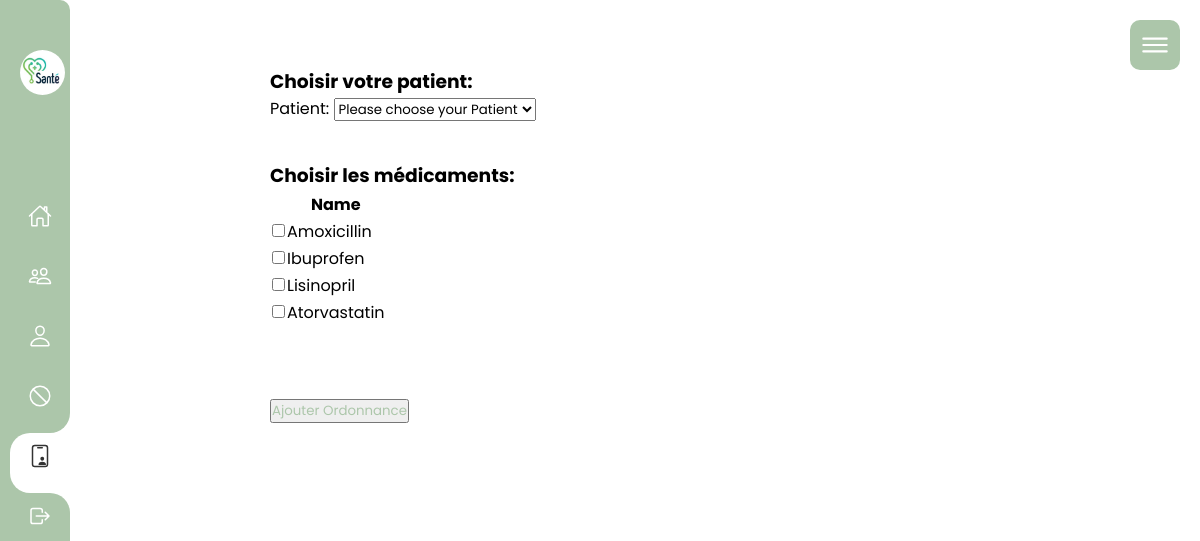
Screenshot of /addOrd.php with the database file from the repository.
### tables this page shows
CREATE TABLE `medicament` (
  `id_med` int(11) NOT NULL,
  `nom` text NOT NULL,
  `dosage` text NOT NULL,
  `code` text NOT NULL
);

### medicamentDAO.php (called while the page is built, shortened)
<?php
require_once("medicament.php");
class medicamentDAO {
	static function getPDO(){
		return new PDO("mysql:host=localhost;dbname=lifesaver","root","");
	}
    public static function listeMedicaments() {
		$pdo=medicamentDAO::getPDO();
		$res=$pdo->prepare("SELECT * FROM medicament;");
		$res->execute();
		$lst=[];
		while($ligne=$res->fetch()){
			$lst[]=new Medicament($ligne["id_med"], $ligne["nom"], $ligne["dosage"], $ligne["code"]);
		}
		return $lst;    }
}
?>

### medicament.php (called while the page is built, shortened)
<?php
require_once("medicamentDAO.php");
class Medicament {
    private $id_med;
    private $nom;
    public function __construct($id_med, $nom, $dosage, $code) {
        $this->id_med = $id_med;
        $this->nom = $nom;
    }
    public function __get($prop) {
        switch ($prop) {
            case 'id_med': return $this->id_med;
            case 'nom': return $this->nom;
        }
    }
    public static function listeMedicaments() {
        return medicamentDAO::listeMedicaments();
    }
}
?>

### addOrd.php (the view, shortened to what this page needs)
<!DOCTYPE html>
<html lang="en">
<head>
    <link rel="stylesheet" href="https://cdn.jsdelivr.net/npm/bootstrap-icons@1.11.1/font/bootstrap-icons.css">
    <link rel="stylesheet" type="text/css" href="page1.css">
</head>
<body>
    <div class="navigation">
        <ul>
            <li><a href="#" class="logo">
                <img src="logoSanté.png">
              </a></li>
            <li class="list ">
                <a href="page1.php"   >
                    <span class="icon"><ion-icon name="home-outline"></ion-icon></span>
                </a>
            </li>
            <li class="list ">
                <a href="patient.php" >
                    <span class="icon"><ion-icon name="people-outline"></ion-icon></span>
                </a>
            </li>
            <li class="list">
                <a href="medecin.php" >
                    <span class="icon"><ion-icon name="person-outline"></ion-icon></span>
                </a>
            </li>
            <li class="list">
                <a href="Medication.php" >
                    <span class="icon"><ion-icon name="ban-outline"></ion-icon></span>
                </a>
            </li>
            <li class="list active">
                <b></b>
                <b></b>
                <a href="ordonnance.php" >
                    <span class="icon"><ion-icon name="id-card-outline"></ion-icon></span>
                </a>
            </li>
            <li class="list">
                <a  href="logout.php">
                    <span class="icon"><ion-icon name="log-out-outline"></ion-icon></span>
                </a>
            </li>
        </ul>
    </div>
<div class="main">
   <div class="topbar">
    <div class="toggle">
        <ion-icon name="menu-outline" class="open"></ion-icon>
    </div>
    <?php
require_once("medicament.php");
$medications = Medicament::listeMedicaments();
 ?>
<div class="medicament">
<form action="ajouterOrdonnance.php" method="POST">
        <h3 class="patient">Choisir votre patient:</h3>
        <label class="patient">Patient:</label>
        <select class="patient" name="patient_id" id="patient_id">
            <option value="">Please choose your Patient</option>
        </select>
        <br>
        <table class="table">
        <h3 class="med">Choisir les médicaments:</h3>
            <thead class="med">
                <tr>
                    <th class="column" scope="col"></th>
                    <th  class="column" scope="col">Name</th>
                </tr>
            </thead>
            <tbody class="med">
                <?php
                foreach ($medications as $medication) {
                ?>
                    <tr>
                        <td>
                            <input  type="checkbox" name="medication[]" value="<?= $medication->id_med ?>">
                        </td>
                        <td class="name-cell"><?= $medication->nom ?></td>
                    </tr>
                <?php
                }
                ?>
            </tbody>
        </table>
    </form>
<button id="submit" type="button" value="Ajouter Ordonnance" name="submit"> Ajouter Ordonnance</button>
</div>
    </div>
</div>
</body>
</html>

### page1.css (style rules this page uses)
* { margin: 0; padding: 0; box-sizing: border-box; font-family: 'Poppins',sans-serif; }
body { min-height: 100vh; background: #fff; }
.navigation { position: fixed; top: 0px; left: 0px; bottom: 0px; width: 65px; border-top-right-radius: 10px; box-sizing: initial; border-left: 5px solid #acc6aa ; background: #acc6aa; transition: width 0.5s; overflow: hidden; }
.logo { text-align: center; display: flex; margin: 10px 0 0 10px; padding-bottom: 3rem; }
.logo img { width: 45px; height: 45px; border-radius: 50%; }
.navigation ul { position: absolute; top: 0px; left: 0; width: 100%; padding-left: 5px; padding-top: 40px; }
.navigation ul li { position: relative; list-style: none; width: 100%; border-top-left-radius: 20px; border-bottom-left-radius: 20px; }
.navigation ul li.active { background: #fff; }
.navigation ul li:nth-child(1) { margin-bottom: 50px; pointer-events: none; }
.navigation ul li b:nth-child(1) { position: absolute; top: -20px; height: 20px; width: 100%; background: #fff; display: none; }
.navigation ul li b:nth-child(1)::before { content: ''; position: absolute; top: 0; left: 0; width: 100%; height: 100%; border-bottom-right-radius: 20px; background: #acc6aa; }
.navigation ul li b:nth-child(2) { position: absolute; bottom: -20px; height: 20px; width: 100%; background: #fff; display: none; }
.navigation ul li b:nth-child(2)::before { content: ''; position: absolute; top: 0; left: 0; width: 100%; height: 100%; border-top-right-radius: 20px; background: #acc6aa; }
.navigation ul li.active b:nth-child(1), .navigation ul li.active b:nth-child(2) { display: block; }
.navigation ul li a { position: relative; display: block; width: 100%; display: flex; text-decoration: none; color: #fff; }
.navigation ul li.active a { color: #333; }
.navigation ul li a .icon { position: relative; display: block; min-width: 60px; height: 60px; line-height: 60px; text-align: center; }
.navigation ul li a .icon ion-icon { font-size: 1.5em; }
.main { position: absolute; display: flex; width: calc(100% - 300px); left: 300px; min-height: 100vh; background: var(--white); transition: 0.5s; }
.topbar { width: 100%; height: 60px; display: flex; justify-content: space-between; align-items: center; padding: 0 10px; }
.toggle { position: fixed; top: 20px; right: 20px; width: 50px; height: 50px; background: #acc6aa; border-radius: 10px; cursor: pointer; display: flex; justify-content: center; align-items: center; }
.toggle ion-icon { position: absolute; color: #fff; font-size: 34px; display: none; }
.toggle ion-icon.open, .toggle.active ion-icon.close { display: block; }

### addOrd.php (style rules this page uses)
.medicament { position: relative; right: 40px; top: 80px; }
.patient { position: relative; top: 80px; }
.med { position: relative; top: 120px; }
#submit { position: relative; top: 190px; color: #acc6aa; }

### rows the page displays
medicament: nom "Amoxicillin"
medicament: nom "Ibuprofen"
medicament: nom "Lisinopril"
medicament: nom "Atorvastatin"
